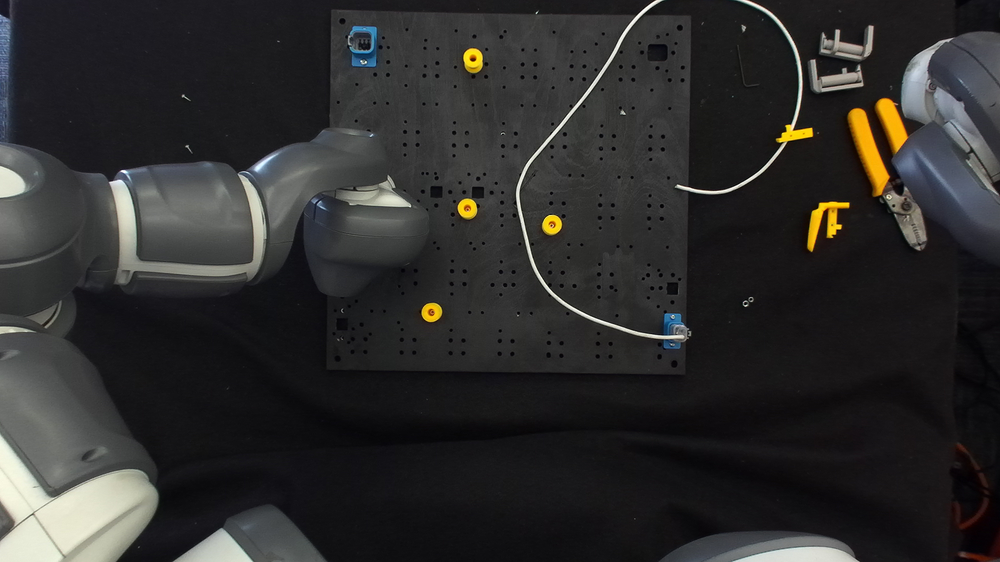
#> input picture cable_routing/configs/board/board.png, 1000 x 562 px, shrunk from 1920 x 1080 before the run, found by its file name
$ python node_finder.py
#> lines starting #> are read from the running program, lines starting #| are printed output that depends on the picture; after the words box and inside, x2 and y2 are one past the last pixel; in counts of white or black regions, pixels touching at a corner belong together
from string import ascii_uppercase
import cv2
import json
import math
import numpy as np
import sys
import os
sys.path.append(os.path.abspath(os.path.join(os.path.dirname(__file__), '../..')))
#from cable_routing.env.ext_camera.ros.zed_camera import ZedCameraSubscriber
#from cable_routing.configs.envconfig import ExperimentConfig
#zed_cam = ZedCameraSubscriber()
#^Should work but no rospy on mac :(
image = None
#image = zed_cam.rgb_image
if image is None:
    print("No frame received!")
    image = cv2.imread("cable_routing/configs/board/board.png")
#> image is the input picture: shape (562, 1000, 3); mean B, G, R 45.1, 45.7, 46.3
    if image is None:
        raise FileNotFoundError("Image not found!")

# Convert BGR to HSV (why is it BGR?)
hsv = cv2.cvtColor(image, cv2.COLOR_BGR2HSV)
#> hsv: shape (562, 1000, 3); mean H, S, V 88.3, 27.3, 48.7

# Define yellow color range in HSV
#might need tweaking to be robust to dif lighting
lower_yellow = np.array([20, 60,240])
upper_yellow = np.array([35, 255, 255])

# Create a binary mask where yellow is white and the rest is black
mask = cv2.inRange(hsv, lower_yellow, upper_yellow)
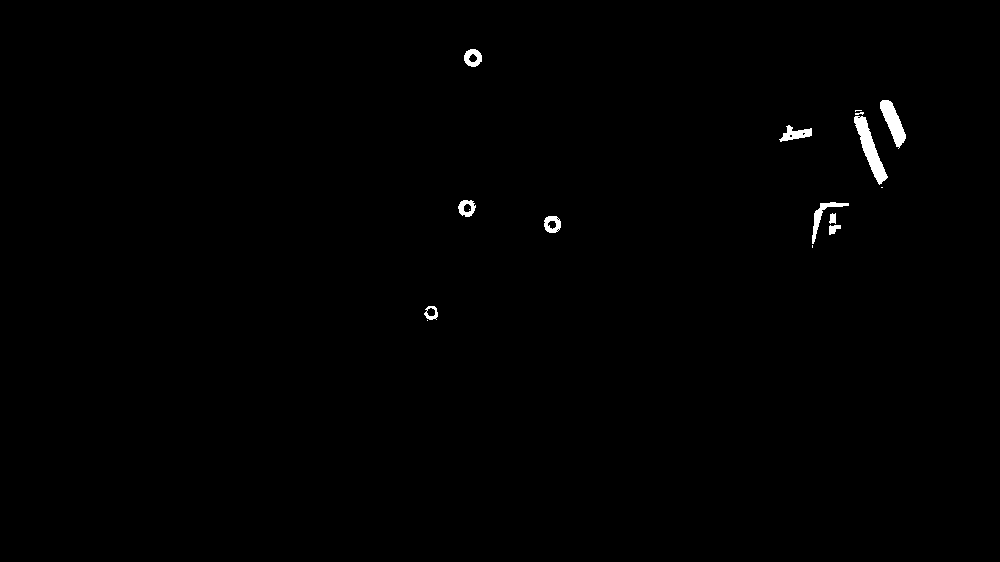
#> mask: shape (562, 1000); 0.51% white; 16 white regions (6 under 20 px)

# Find contours in the mask
contours, _ = cv2.findContours(mask, cv2.RETR_EXTERNAL, cv2.CHAIN_APPROX_SIMPLE)
#> contours = 15 contours, 5 with area under 20; largest, box (x1, y1, x2, y2) and area: (854, 116, 888, 185) 754, (880, 100, 906, 149) 545, (812, 202, 849, 244) 246, (779, 125, 812, 142) 238, (464, 49, 482, 67) 230

data = {}
letters = ascii_uppercase
letter_num = 0
for i, clip in enumerate(contours):
    area = cv2.contourArea(contours[i])
    if area > 300:  # Ignore small contours
     perimeter = cv2.arcLength(contours[i], True)
     circularity = 4 * math.pi * area / (perimeter * perimeter)
     if circularity > 0.4:
        x, y, w, h = cv2.boundingRect(contours[i])
        center = ((int)(x+w/2),(int)(y+h/2))
        color = (0,255,0)
        cv2.circle(image, center, 5, color, -1)
        #add_to_output()
        letter = letters[letter_num] if letter_num < len(letters) else f"Clip_{letter_num}"
        letter_num = letter_num+1
        data[letter] = {
            "x": (int)(x+w/2),
            "y": (int)(y+h/2),
            "type": 1,
            "orientation": 0}
#> this loop made 15 passes
#> (area, perimeter, circularity, x, y, w, h, center) on pass 14: (545, 123.4, 0.45, 880, 100, 26, 49, (893, 124))
#> (area, perimeter, circularity) on pass 11: (753.5, 173.1, 0.316)
#> image: shape (562, 1000, 3); 0.01% of pixels changed, all inside (x1, y1, x2, y2) = (888, 119, 899, 130)
#> after the loop, data = 1 item; letter_num = 1

with open('cable_routing/configs/board/output.json', 'w') as f:
    json.dump(data, f, indent=4)

# Show results
cv2.imshow("Mask", mask)
cv2.imshow("Yellow Pegs", image)

cv2.waitKey(0)
cv2.destroyAllWindows()
